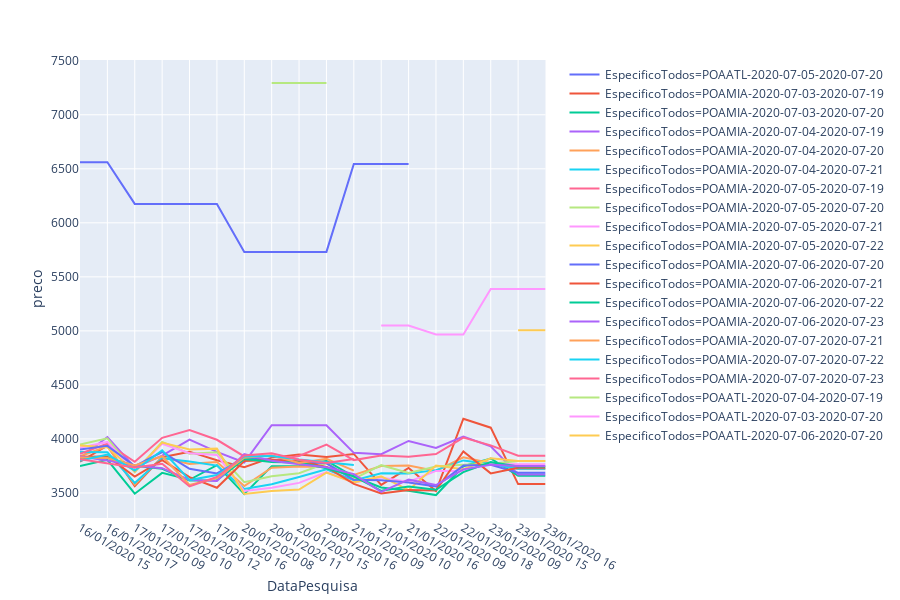
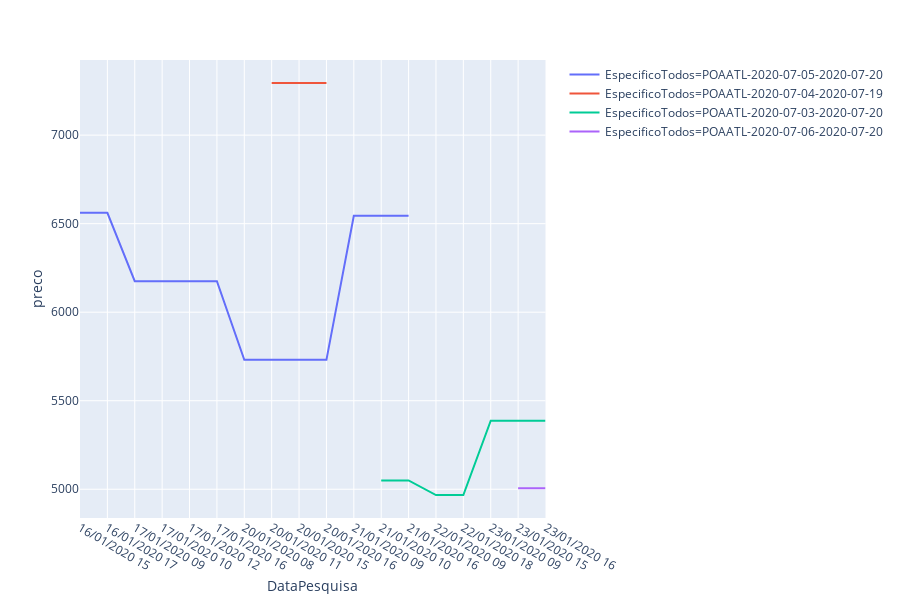
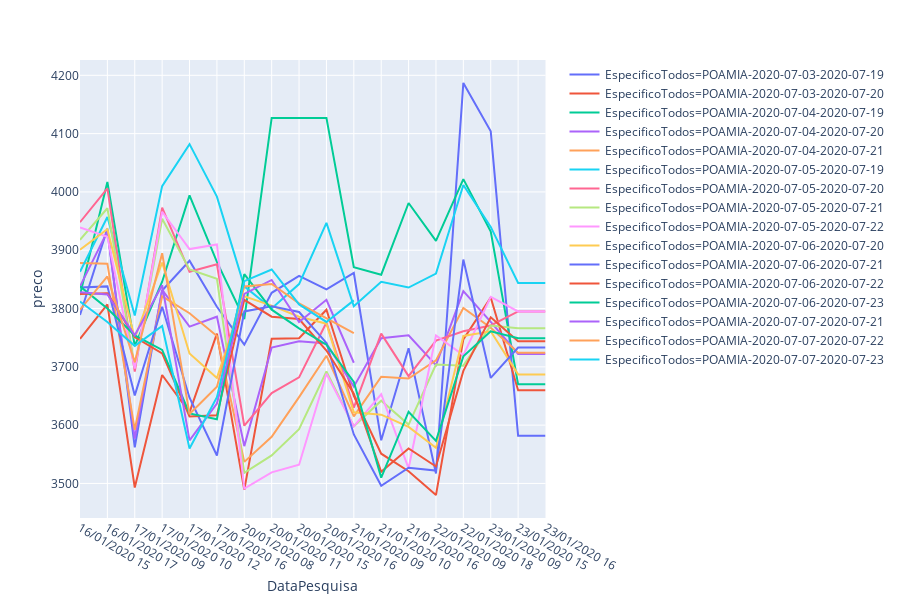

Notebook source saved alongside these figures, in order:
### Code cell
import plotly.express as px

for graph in datasets: 
    #graph = graph.query('Ida =="2020-07-05" & Volta =="2020-07-20"')
    graph = graph.query('de =="POA" & Dias >=14 & Dias <=17')# | de =="GRU"')
    fig = px.line(graph.drop_duplicates(), x="DataPesquisa", y="preco", color="EspecificoTodos",hover_data=['de','para','Ida', 'Volta','preco'])
    fig.show()
